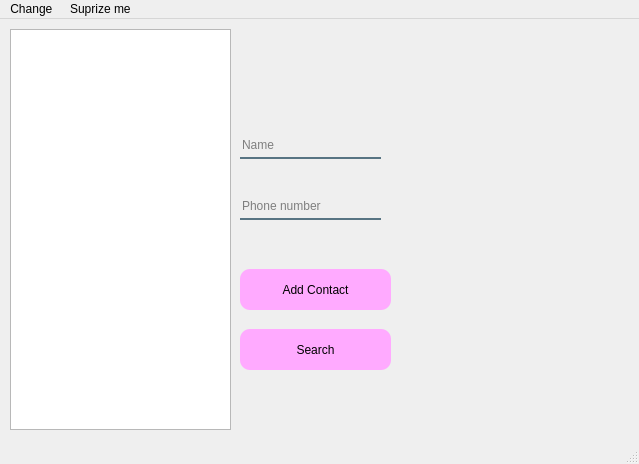
<?xml version="1.0" encoding="UTF-8"?>
<ui version="4.0">
 <class>cloud_contact</class>
 <widget class="QMainWindow" name="cloud_contact">
  <property name="geometry">
   <rect>
    <x>0</x>
    <y>0</y>
    <width>639</width>
    <height>464</height>
   </rect>
  </property>
  <property name="windowTitle">
   <string>Cloud_contact</string>
  </property>
  <widget class="QWidget" name="centralwidget">
   <widget class="QLabel" name="label">
    <property name="geometry">
     <rect>
      <x>0</x>
      <y>-10</y>
      <width>651</width>
      <height>481</height>
     </rect>
    </property>
    <property name="text">
     <string/>
    </property>
    <property name="textFormat">
     <enum>Qt::PlainText</enum>
    </property>
    <property name="pixmap">
     <pixmap>pic.jpg</pixmap>
    </property>
    <property name="scaledContents">
     <bool>true</bool>
    </property>
   </widget>
   <widget class="QPushButton" name="add_contact_button">
    <property name="geometry">
     <rect>
      <x>240</x>
      <y>250</y>
      <width>151</width>
      <height>41</height>
     </rect>
    </property>
    <property name="cursor">
     <cursorShape>PointingHandCursor</cursorShape>
    </property>
    <property name="mouseTracking">
     <bool>false</bool>
    </property>
    <property name="contextMenuPolicy">
     <enum>Qt::PreventContextMenu</enum>
    </property>
    <property name="styleSheet">
     <string notr="true">border-radius:10px;
background-color: rgb(255, 170, 255);


font: 75 14pt &quot;MS Shell Dlg 2&quot;;</string>
    </property>
    <property name="text">
     <string>Add Contact</string>
    </property>
   </widget>
   <widget class="QLineEdit" name="name1">
    <property name="geometry">
     <rect>
      <x>240</x>
      <y>120</y>
      <width>141</width>
      <height>20</height>
     </rect>
    </property>
    <property name="styleSheet">
     <string notr="true">background-color:rgba(0,0,0,0);
border:none;
border-bottom:2px solid rgba(46,82,101,200);
color:rgba(0,0,0,240);
padding-bottom:7px;</string>
    </property>
    <property name="placeholderText">
     <string>Name</string>
    </property>
   </widget>
   <widget class="QLineEdit" name="phone_number1">
    <property name="geometry">
     <rect>
      <x>240</x>
      <y>180</y>
      <width>141</width>
      <height>21</height>
     </rect>
    </property>
    <property name="styleSheet">
     <string notr="true">background-color:rgba(0,0,0,0);
border:none;
border-bottom:2px solid rgba(46,82,101,200);
color:rgba(0,0,0,240);
padding-bottom:7px;</string>
    </property>
    <property name="placeholderText">
     <string>Phone number</string>
    </property>
   </widget>
   <widget class="QLabel" name="label_2">
    <property name="geometry">
     <rect>
      <x>280</x>
      <y>20</y>
      <width>61</width>
      <height>51</height>
     </rect>
    </property>
    <property name="text">
     <string/>
    </property>
    <property name="pixmap">
     <pixmap>person.png</pixmap>
    </property>
    <property name="scaledContents">
     <bool>true</bool>
    </property>
   </widget>
   <widget class="QPushButton" name="search_button">
    <property name="geometry">
     <rect>
      <x>240</x>
      <y>310</y>
      <width>151</width>
      <height>41</height>
     </rect>
    </property>
    <property name="cursor">
     <cursorShape>PointingHandCursor</cursorShape>
    </property>
    <property name="mouseTracking">
     <bool>false</bool>
    </property>
    <property name="contextMenuPolicy">
     <enum>Qt::PreventContextMenu</enum>
    </property>
    <property name="styleSheet">
     <string notr="true">border-radius:10px;
background-color: rgb(255, 170, 255);

font: 75 14pt &quot;MS Shell Dlg 2&quot;;</string>
    </property>
    <property name="text">
     <string>Search</string>
    </property>
   </widget>
   <widget class="QTreeView" name="treeView">
    <property name="geometry">
     <rect>
      <x>10</x>
      <y>10</y>
      <width>221</width>
      <height>401</height>
     </rect>
    </property>
   </widget>
  </widget>
  <widget class="QMenuBar" name="menubar">
   <property name="geometry">
    <rect>
     <x>0</x>
     <y>0</y>
     <width>639</width>
     <height>21</height>
    </rect>
   </property>
   <widget class="QMenu" name="menuChange">
    <property name="title">
     <string>Change </string>
    </property>
    <addaction name="actionExit"/>
   </widget>
   <widget class="QMenu" name="menu">
    <property name="title">
     <string>Suprize me </string>
    </property>
    <addaction name="actionSecret_Button"/>
    <addaction name="actionYou_can_click_me_to"/>
   </widget>
   <addaction name="menuChange"/>
   <addaction name="menu"/>
  </widget>
  <widget class="QStatusBar" name="statusbar"/>
  <action name="actionSearch">
   <property name="text">
    <string>Search</string>
   </property>
  </action>
  <action name="actionAdd">
   <property name="text">
    <string>Add</string>
   </property>
  </action>
  <action name="actionExit">
   <property name="text">
    <string>Exit</string>
   </property>
  </action>
  <action name="actionSecret_Button">
   <property name="text">
    <string>Click me :)</string>
   </property>
  </action>
  <action name="actionYou_can_click_me_to">
   <property name="text">
    <string>You can click me to :)</string>
   </property>
  </action>
  <action name="action">
   <property name="text">
    <string>Just click :)</string>
   </property>
  </action>
 </widget>
 <resources/>
 <connections/>
</ui>
